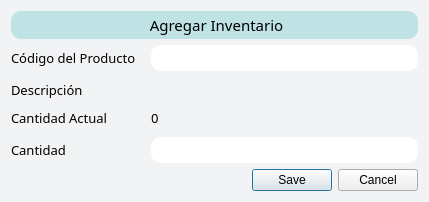
<?xml version="1.0" encoding="UTF-8"?>
<ui version="4.0">
 <class>Dialog</class>
 <widget class="QDialog" name="Dialog">
  <property name="geometry">
   <rect>
    <x>0</x>
    <y>0</y>
    <width>429</width>
    <height>193</height>
   </rect>
  </property>
  <property name="windowTitle">
   <string>Dialog</string>
  </property>
  <property name="styleSheet">
   <string notr="true">QDialog {
	border-radius:10px;
	background-color: rgb(242, 243, 245);
}
</string>
  </property>
  <layout class="QVBoxLayout" name="verticalLayout">
   <item>
    <widget class="QLabel" name="HeaderTitulos_label">
     <property name="font">
      <font>
       <family>Gotham</family>
       <pointsize>11</pointsize>
      </font>
     </property>
     <property name="styleSheet">
      <string notr="true">color: rgb(0,0,0);
background-color: rgb(191, 226, 229);
padding:3px 5px; 
border-radius: 10px;</string>
     </property>
     <property name="text">
      <string>&lt;html&gt;&lt;head/&gt;&lt;body&gt;&lt;p align=&quot;center&quot;&gt;Agregar Inventario&lt;/p&gt;&lt;/body&gt;&lt;/html&gt;</string>
     </property>
    </widget>
   </item>
   <item>
    <layout class="QFormLayout" name="formLayout">
     <property name="horizontalSpacing">
      <number>15</number>
     </property>
     <property name="verticalSpacing">
      <number>10</number>
     </property>
     <item row="0" column="0">
      <widget class="QLabel" name="codigoProducText_label">
       <property name="font">
        <font>
         <family>Gotham</family>
         <pointsize>10</pointsize>
        </font>
       </property>
       <property name="text">
        <string>&lt;html&gt;&lt;head/&gt;&lt;body&gt;&lt;p&gt;Código del Producto&lt;/p&gt;&lt;/body&gt;&lt;/html&gt;</string>
       </property>
      </widget>
     </item>
     <item row="0" column="1">
      <widget class="QLineEdit" name="cantidadProducInfo_label">
       <property name="styleSheet">
        <string notr="true">QLineEdit {
	border-radius: 10px;
	padding: 5px 10px;
	background-color: rgb(255,255,255);
	color: rgb(0,0,0);
}</string>
       </property>
      </widget>
     </item>
     <item row="1" column="1">
      <widget class="QLabel" name="descAgregarInfo_label">
       <property name="font">
        <font>
         <family>Gotham</family>
         <pointsize>10</pointsize>
        </font>
       </property>
       <property name="text">
        <string/>
       </property>
      </widget>
     </item>
     <item row="2" column="0">
      <widget class="QLabel" name="cantidadActText_label">
       <property name="font">
        <font>
         <family>Gotham</family>
         <pointsize>10</pointsize>
        </font>
       </property>
       <property name="text">
        <string>Cantidad Actual</string>
       </property>
      </widget>
     </item>
     <item row="2" column="1">
      <widget class="QLabel" name="cantActAgregar_label">
       <property name="font">
        <font>
         <family>Gotham</family>
         <pointsize>10</pointsize>
        </font>
       </property>
       <property name="text">
        <string>0</string>
       </property>
      </widget>
     </item>
     <item row="3" column="0">
      <widget class="QLabel" name="cantidadAgregarText_label">
       <property name="font">
        <font>
         <family>Gotham</family>
         <pointsize>10</pointsize>
        </font>
       </property>
       <property name="text">
        <string>Cantidad</string>
       </property>
      </widget>
     </item>
     <item row="3" column="1">
      <widget class="QLineEdit" name="cantidadAgregarInfo_label">
       <property name="styleSheet">
        <string notr="true">QLineEdit {
	border-radius: 10px;
	padding: 5px 10px;
	background-color: rgb(255,255,255);
	color: rgb(0,0,0);
}</string>
       </property>
      </widget>
     </item>
     <item row="1" column="0">
      <widget class="QLabel" name="label">
       <property name="font">
        <font>
         <family>Gotham</family>
         <pointsize>10</pointsize>
        </font>
       </property>
       <property name="text">
        <string>Descripción</string>
       </property>
      </widget>
     </item>
    </layout>
   </item>
   <item>
    <widget class="QDialogButtonBox" name="buttonBox">
     <property name="font">
      <font>
       <family>Microsoft JhengHei UI</family>
      </font>
     </property>
     <property name="standardButtons">
      <set>QDialogButtonBox::Cancel|QDialogButtonBox::Save</set>
     </property>
     <property name="centerButtons">
      <bool>false</bool>
     </property>
    </widget>
   </item>
  </layout>
 </widget>
 <resources/>
 <connections/>
</ui>
